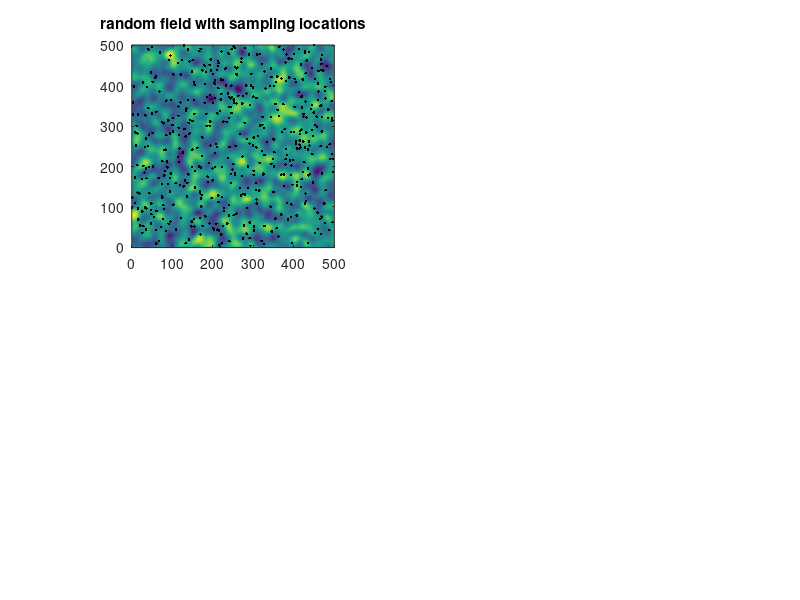

Recreate this plot in MATLAB. (Note: this script raises an error after producing the figure.)
    % create random field with autocorrelation
    [X,Y] = meshgrid(0:500);
    Z = randn(size(X));
    Z = imfilter(Z,fspecial('gaussian',[40 40],8));
    % sample the field
    n = 500;
    x = rand(n,1)*500;
    y = rand(n,1)*500;
    z = interp2(X,Y,Z,x,y);
    % plot the random field
    subplot(2,2,1)
    imagesc(X(1,:),Y(:,1),Z); axis image; axis xy
    hold on
    plot(x,y,'.k')
    title('random field with sampling locations')
    % calculate the sample variogram
    v = variogram([x y],z,'plotit',false,'maxdist',100);
    % and fit a spherical variogram
    subplot(2,2,2)
    [dum,dum,dum,vstruct] = variogramfit(v.distance,v.val,[],[],[],'model','stable');
    title('variogram')

    % now use the sampled locations in a kriging
    [Zhat,Zvar] = kriging(vstruct,x,y,z,X,Y);
    subplot(2,2,3)
    imagesc(X(1,:),Y(:,1),Zhat); axis image; axis xy
    title('kriging predictions')
    subplot(2,2,4)
    contour(X,Y,Zvar); axis image
    title('kriging variance')
